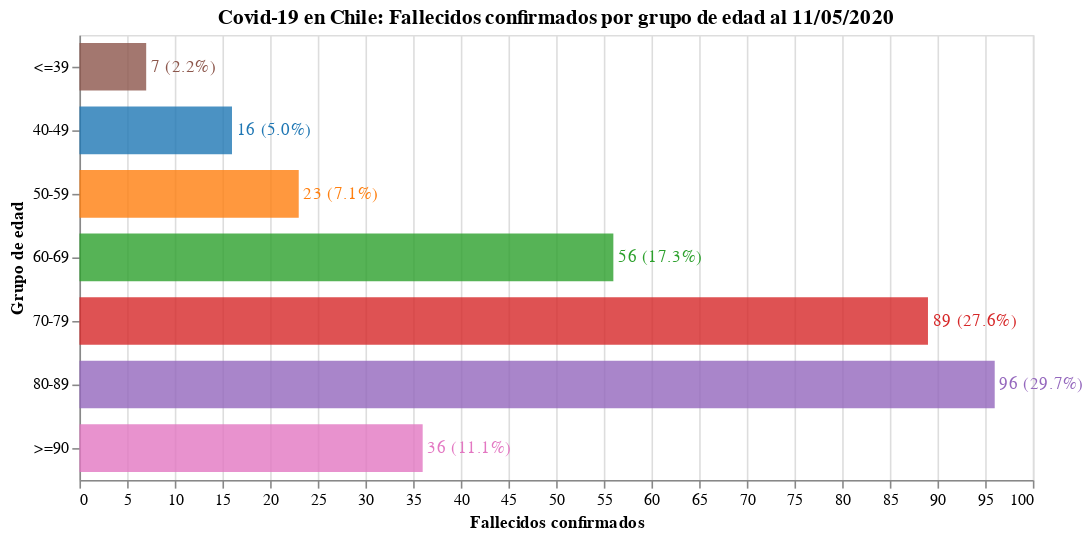

Write notebook code for a chart like this one.
### Code cell
#hide_input
bars = alt.Chart(deaths.reset_index()).mark_bar(opacity=0.8, size=30).encode(
    x = alt.X('Fallecidos confirmados'),
    y = alt.Y('Grupo de edad', sort=grupo_de_edad),
    tooltip = ['Grupo de edad', 'Fallecidos confirmados', 'Porcentaje'],
    color = alt.Color('Grupo de edad', scale=alt.Scale(scheme='category10'), legend=None),
    order = alt.Order('index:O')
)

text = bars.mark_text(
    align='left',
    baseline='middle',
    dx=3  # Nudges text to right so it doesn't appear on top of the bar
).encode(
    text=alt.Text('Texto')
)

bars.properties(
    title = f"Covid-19 en Chile: Fallecidos confirmados por grupo de edad al {pd.to_datetime(today).strftime('%d/%m/%Y')}",
    width = 600,
    height = alt.Step(40)
) + text

### Figure 1 — Vega-Lite specification as saved in the notebook (floating-point values rounded to 4 significant figures)
{"config": {"view": {"continuousWidth": 400, "continuousHeight": 300}}, "layer": [{"mark": {"type": "bar", "opacity": 0.8, "size": 30}, "encoding": {"color": {"type": "nominal", "field": "Grupo de edad", "legend": null, "scale": {"scheme": "category10"}}, "order": {"type": "ordinal", "field": "index"}, "tooltip": [{"type": "nominal", "field": "Grupo de edad"}, {"type": "quantitative", "field": "Fallecidos confirmados"}, {"type": "quantitative", "field": "Porcentaje"}], "x": {"type": "quantitative", "field": "Fallecidos confirmados"}, "y": {"type": "nominal", "field": "Grupo de edad", "sort": ["<=39", "40-49", "50-59", "60-69", "70-79", "80-89", ">=90"]}}, "height": {"step": 40}, "title": "Covid-19 en Chile: Fallecidos confirmados por grupo de edad al 11/05/2020", "width": 600}, {"mark": {"type": "text", "align": "left", "baseline": "middle", "dx": 3}, "encoding": {"color": {"type": "nominal", "field": "Grupo de edad", "legend": null, "scale": {"scheme": "category10"}}, "order": {"type": "ordinal", "field": "index"}, "text": {"type": "nominal", "field": "Texto"}, "tooltip": [{"type": "nominal", "field": "Grupo de edad"}, {"type": "quantitative", "field": "Fallecidos confirmados"}, {"type": "quantitative", "field": "Porcentaje"}], "x": {"type": "quantitative", "field": "Fallecidos confirmados"}, "y": {"type": "nominal", "field": "Grupo de edad", "sort": ["<=39", "40-49", "50-59", "60-69", "70-79", "80-89", ">=90"]}}}], "data": {"name": "data-543021992d2b00c01ed84fd56dd8d2ab"}, "$schema": "https://vega.github.io/schema/vega-lite/v4.8.1.json", "datasets": {"data-543021992d2b00c01ed84fd56dd8d2ab": [{"index": 0, "Grupo de edad": "<=39", "Fallecidos confirmados": 7, "Porcentaje": 2.2, "Texto": "7 (2.2%)"}, {"index": 1, "Grupo de edad": "40-49", "Fallecidos confirmados": 16, "Porcentaje": 5.0, "Texto": "16 (5.0%)"}, {"index": 2, "Grupo de edad": "50-59", "Fallecidos confirmados": 23, "Porcentaje": 7.1, "Texto": "23 (7.1%)"}, {"index": 3, "Grupo de edad": "60-69", "Fallecidos confirmados": 56, "Porcentaje": 17.3, "Texto": "56 (17.3%)"}, {"index": 4, "Grupo de edad": "70-79", "Fallecidos confirmados": 89, "Porcentaje": 27.6, "Texto": "89 (27.6%)"}, {"index": 5, "Grupo de edad": "80-89", "Fallecidos confirmados": 96, "Porcentaje": 29.7, "Texto": "96 (29.7%)"}, {"index": 6, "Grupo de edad": ">=90", "Fallecidos confirmados": 36, "Porcentaje": 11.1, "Texto": "36 (11.1%)"}]}}
